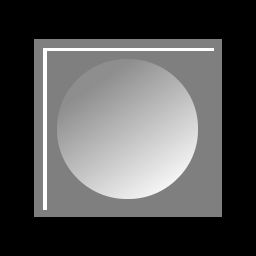
#> input picture aula da Lista2/AULA_3_ExemplosFiltragem/pattern.png, 256 x 256 px
$ python AULA_3_Filtragem.py   (older library calls are emulated)
#> lines starting #> are read from the running program, lines starting #| are printed output that depends on the picture
#!/usr/bin/env python
# coding: utf-8

# # Filtragem espacial
#
# Adaptado dos exemplos de Moacir A. Ponti, ICMC/USP, 2021)

# In[2]:


import numpy as np
import cv2
import matplotlib.pyplot as plt
import sys


# A filtragem espacial de imagens utiliza um elemento (filtro) para realizar operações que considerem não apenas o pixel atual, mas também outros pixels da imagem, comumente de acordo com uma vizinhança local (ou seja, pixels com coordenadas similares à do pixel sendo processado).
# Há métodos conhecidos como de filtragem não-local que operam sobre pixels distan distantes em termos de coordenadas, mas próximos com relação à similaridade de intensidade. Esses métodos tem resultados interessantes, mas não abordaremos nesse documento.
# A operação matemática que define a filtragem espacial local é conhecida por convolução, dada pelo operador asterisco ou estrela * (é importante diferenciar esse de um simples produto, que em notação matemática não é dado por esse mesmo símbolo):
# $$ g = w * f$$
# A equação acima significa que uma nova imagem g é obtida pela convolução do filtro w com a imagem de entrada f
# Para filtrar um pixel na imagem f centrado na coordenada (x,y), produzindo um novo pixel g(x,y), temos:
# $$ g(x,y) = \sum_{s=-a}^{a} \sum_{t=-b}^{b} w(s,t) \cdot f(x-s, y-t)$$
# A idéia dessa equação é que o filtro w tenha dimensões diferentes de f. Vamos dizer que w tem tamanho m x n e que f tenha tamanho M x N.
# Outra questão importante é que a equação assume que o filtro w é centrado na posição (0,0). Isso complica um pouco a equação, mas na prática a operação é bem simples.
# Para que a equação anterior funcione é preciso que m = 2a+1 e n = 2b+1
#
# In[44]:

#2x2 -> 0,0
#3x3 -> 1,1
#4x4 -> 0,0
#5x5 -> 2,2
#6x6 -> 0,0
#7x7 -> 3,3

def image_convolution(f, w, debug=False):
	N, M = f.shape
	n, m = w.shape

	a = int((n-1)/2)
	b = int((m-1)/2)
	g = np.zeros(f.shape, dtype=np.uint8)

	for x in range(a, N-a):
		for y in range(b, M-b):
			sub_f = f[x-a:x+a+1, y-b:y+b+1]
			g[x,y] = np.sum(np.multiply(sub_f, w)).astype(np.uint8)

	return g


# vamos implementar uma funcao que executa convolucao para todos os pixels (x,y) da imagem
'''def image_convolution(f, w, debug=False):
    N,M = f.shape
    n,m = w.shape

    a = int((n-1)/2)
    b = int((m-1)/2)

    # obtem filtro invertido
    w_flip = np.flip( np.flip(w, 0) , 1)

    g = np.zeros(f.shape, dtype=np.uint8)

    # para cada pixel:
    print(a,N-a,b,M-b)
    for x in range(a,N-a):
        for y in range(b,M-b):
            # obtem submatriz a ser usada na convolucao
            sub_f = f[ x-a : x+a+1 , y-b:y+b+1 ]
            if (debug==True):
                print(str(x)+","+str(y)+" - subimage:\n"+str(sub_f))
            # calcula g em x,y
            g[x,y] = np.sum( np.multiply(sub_f, w_flip)).astype(np.uint8)

    return g'''


# ### Filtragem de imagens
#
# Os filtros podem ser projetados com finalidades diferentes.
# Os filtros mais comuns usados são: filtros **smoothing**, que produzem imagens com menor variação local, reduzindo o ruído, mas também suprimindo pequenos detalhes e texturas; e filtros **diferenciais**, que funcionam como operador derivado, que podem ser usados para detectar transições locais, realçar a variação local, aumentando detalhes e ruídos se presentes na imagem.
#
# Vamos mostrar alguns exemplos

# In[16]:


img1 = cv2.imread("pattern.png")
#> img1 is the input picture: shape (256, 256, 3); min 0, max 255, mean 81.4
img2 = cv2.imread("gradient_noise.png")
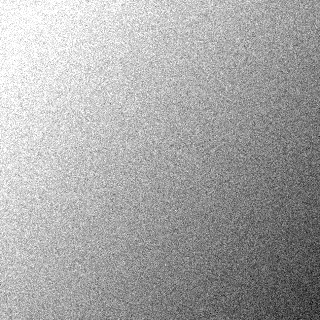
#> input picture aula da Lista2/AULA_3_ExemplosFiltragem/gradient_noise.png, 320 x 320 px
#> img2 is the input picture: shape (320, 320, 3); min 3, max 255, mean 166.7
img3 = cv2.imread("board.jpg")
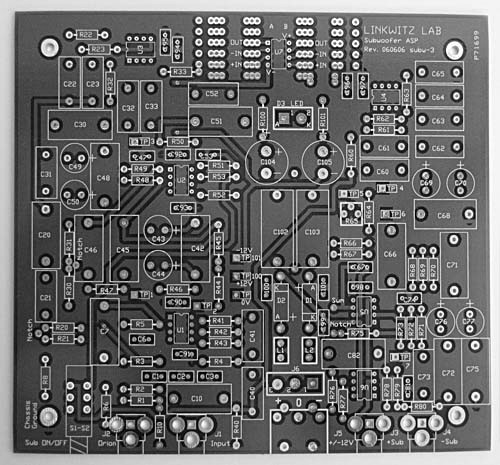
#> input picture aula da Lista2/AULA_3_ExemplosFiltragem/board.jpg, 500 x 465 px
#> img3 is the input picture: shape (465, 500, 3); min 0, max 255, mean 105.9

#so convertendo devido ao BGR do opencv
img1_pb = cv2.cvtColor(img1, cv2.COLOR_BGR2GRAY)
img2_pb = cv2.cvtColor(img2, cv2.COLOR_BGR2GRAY)
img3_pb = cv2.cvtColor(img3, cv2.COLOR_BGR2GRAY)


# In[17]:


# filtro de média 3x3 (simétrico) que considera a 4-vizinhança
w_med = np.matrix([[1, 1, 1], [1, 1, 1], [1, 1, 1]])/9.0
print(w_med)


# In[18]:


img2_media = image_convolution(img2_pb, w_med)
#> after the loop in image_convolution, `for x in range(a, N-a):`:
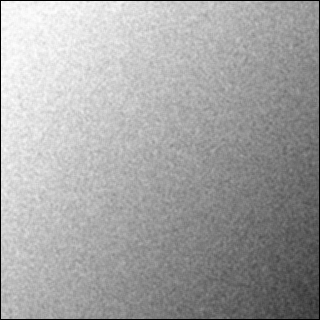
#> g: shape (320, 320); min 0, max 254, mean 164.2
#sys.exit(0)

# exibindo imagem original e filtrada por w_med
plt.figure(figsize=(12,12))
plt.subplot(121)
plt.imshow(cv2.cvtColor(img2_pb, cv2.COLOR_BGR2RGB), cmap="gray", vmin=0, vmax=255)
plt.title("imagem original, ruidosa")
plt.axis('off')
plt.subplot(122)
plt.imshow(cv2.cvtColor(img2_media, cv2.COLOR_BGR2RGB), cmap="gray", vmin=0, vmax=255)
plt.title("imagem convoluída com filtro de media")
plt.axis('off')
plt.show()
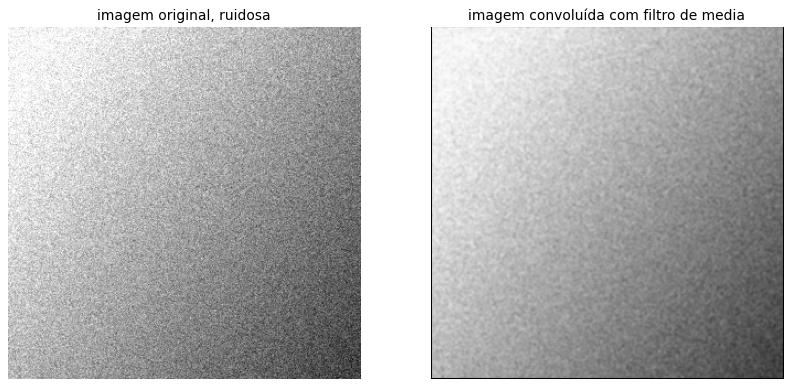
#> figure drawn by matplotlib, 2 panels

sys.exit(0)
#> (the program exits here)
